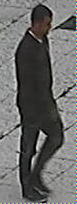
#> input picture Analysis/data/gui test images/001_Right.bmp, 77 x 204 px; its folder holds only this picture in this run
$ python -i Custom_HOGFeatures.py   (imports and definitions only)   (older library calls are emulated)
#> lines starting #> are read from the running program, lines starting #| are printed output that depends on the picture
import cv2
import numpy as np
import math
import matplotlib.pyplot as plt


class Hog_descriptor():
    def __init__(self, img, cell_size=16, bin_size=8):
        self.img = img
        self.img = np.sqrt(img / float(np.max(img)))
        self.img = self.img * 255
        self.cell_size = cell_size
        self.bin_size = bin_size
        self.angle_unit = 360 / self.bin_size
        assert type(self.bin_size) == int, "bin_size should be integer,"
        assert type(self.cell_size) == int, "cell_size should be integer,"
        #assert type(self.angle_unit) == int, "bin_size should be divisible by 360"

    def extract(self):
        height, width = self.img.shape
        gradient_magnitude, gradient_angle = self.global_gradient()
        gradient_magnitude = abs(gradient_magnitude)
        cell_gradient_vector = np.zeros((int(height / self.cell_size), int(width / self.cell_size), self.bin_size))
        for i in range(cell_gradient_vector.shape[0]):
            for j in range(cell_gradient_vector.shape[1]):
                cell_magnitude = gradient_magnitude[i * self.cell_size:(i + 1) * self.cell_size,
                                 j * self.cell_size:(j + 1) * self.cell_size]
                cell_angle = gradient_angle[i * self.cell_size:(i + 1) * self.cell_size,
                             j * self.cell_size:(j + 1) * self.cell_size]
                cell_gradient_vector[i][j] = self.cell_gradient(cell_magnitude, cell_angle)

        hog_image = self.render_gradient(np.zeros([height, width]), cell_gradient_vector)
        hog_vector = []
        for i in range(cell_gradient_vector.shape[0] - 1):
            for j in range(cell_gradient_vector.shape[1] - 1):
                block_vector = []
                block_vector.extend(cell_gradient_vector[i][j])
                block_vector.extend(cell_gradient_vector[i][j + 1])
                block_vector.extend(cell_gradient_vector[i + 1][j])
                block_vector.extend(cell_gradient_vector[i + 1][j + 1])
                mag = lambda vector: math.sqrt(sum(i ** 2 for i in vector))
                magnitude = mag(block_vector)
                if magnitude != 0:
                    normalize = lambda block_vector, magnitude: [element / magnitude for element in block_vector]
                    block_vector = normalize(block_vector, magnitude)
                hog_vector.append(block_vector)
        return hog_vector, hog_image

    def global_gradient(self):
        gradient_values_x = cv2.Sobel(self.img, cv2.CV_64F, 1, 0, ksize=5)
        gradient_values_y = cv2.Sobel(self.img, cv2.CV_64F, 0, 1, ksize=5)
        gradient_magnitude = cv2.addWeighted(gradient_values_x, 0.5, gradient_values_y, 0.5, 0)
        gradient_angle = cv2.phase(gradient_values_x, gradient_values_y, angleInDegrees=True)
        return gradient_magnitude, gradient_angle

    def cell_gradient(self, cell_magnitude, cell_angle):
        orientation_centers = [0] * self.bin_size
        for i in range(cell_magnitude.shape[0]):
            for j in range(cell_magnitude.shape[1]):
                gradient_strength = cell_magnitude[i][j]
                gradient_angle = cell_angle[i][j]
                min_angle, max_angle, mod = self.get_closest_bins(gradient_angle)
                orientation_centers[min_angle] += (gradient_strength * (1 - (mod / self.angle_unit)))
                orientation_centers[max_angle] += (gradient_strength * (mod / self.angle_unit))
        return orientation_centers

    def get_closest_bins(self, gradient_angle):
        idx = int(gradient_angle / self.angle_unit)
        mod = gradient_angle % self.angle_unit
        if idx == self.bin_size:
            return idx - 1, (idx) % self.bin_size, mod
        return idx, (idx + 1) % self.bin_size, mod

    def render_gradient(self, image, cell_gradient):
        cell_width = self.cell_size / 2
        max_mag = np.array(cell_gradient).max()
        for x in range(cell_gradient.shape[0]):
            for y in range(cell_gradient.shape[1]):
                cell_grad = cell_gradient[x][y]
                cell_grad /= max_mag
                angle = 0
                angle_gap = self.angle_unit
                for magnitude in cell_grad:
                    angle_radian = math.radians(angle)
                    x1 = int(x * self.cell_size + magnitude * cell_width * math.cos(angle_radian))
                    y1 = int(y * self.cell_size + magnitude * cell_width * math.sin(angle_radian))
                    x2 = int(x * self.cell_size - magnitude * cell_width * math.cos(angle_radian))
                    y2 = int(y * self.cell_size - magnitude * cell_width * math.sin(angle_radian))
                    cv2.line(image, (y1, x1), (y2, x2), int(255 * math.sqrt(magnitude)))
                    angle += angle_gap
        return image

# [5 lines of commented-out code are left out]

>>> import cv2
>>> picture = cv2.imread('../Analysis/data/gui test images/001_Right.bmp')
#> picture is the input picture: shape (204, 77, 3); mean B, G, R 104, 105.5, 105.8
>>> result = Hog_descriptor(picture).extract()
#> in __init__, `self.img = np.sqrt(img / float(np.max(img)))`:
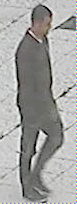
#> self.img: shape (204, 77, 3) float64; mean B, G, R 0.626, 0.633, 0.634
#> (the run stopped early here; a loop or call above may not have finished)

$ run again, on Analysis/data/gui test images/00000003a.png
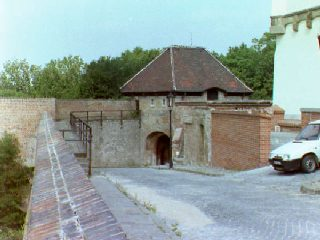
#> input picture Analysis/data/gui test images/00000003a.png, 320 x 240 px
#> picture is the input picture: shape (240, 320, 3); mean B, G, R 155.2, 159.7, 146.4
#> in __init__, `self.img = np.sqrt(img / float(np.max(img)))`:
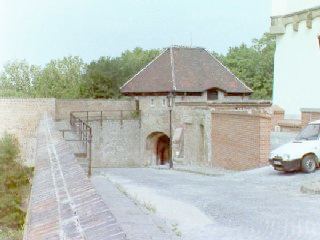
#> self.img: shape (240, 320, 3) float64; mean B, G, R 0.751, 0.774, 0.746
